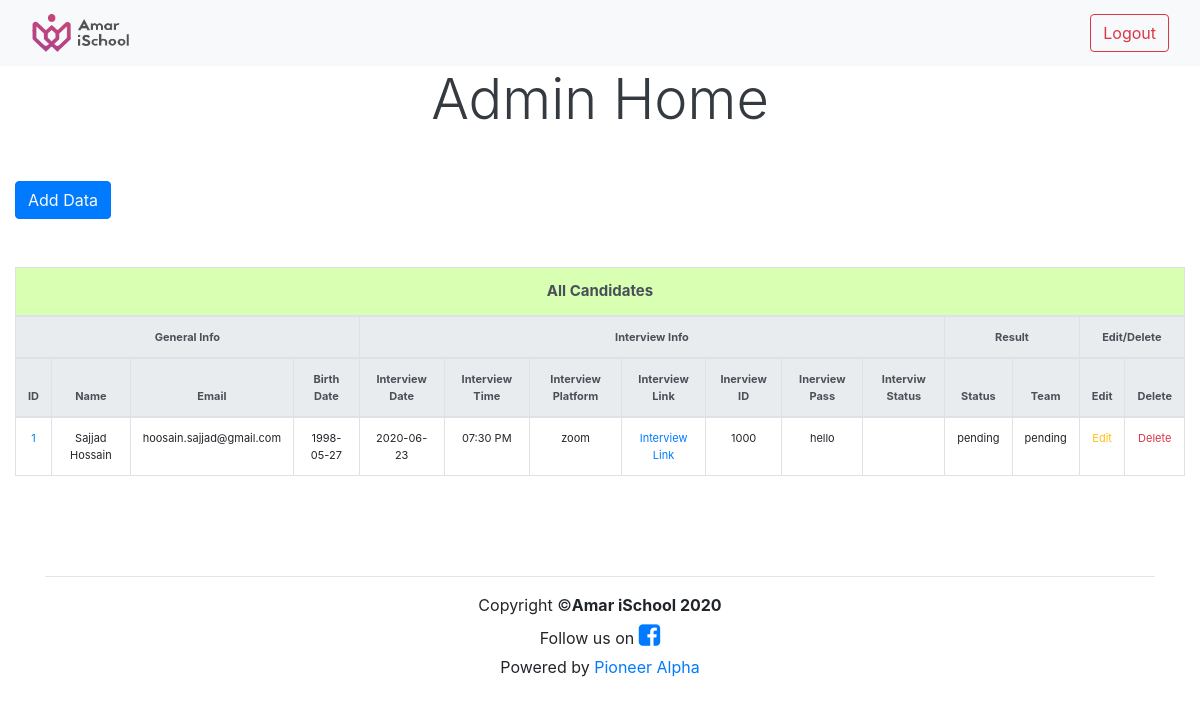
The app's page /interview/admin_Home.php (signed in), older data.
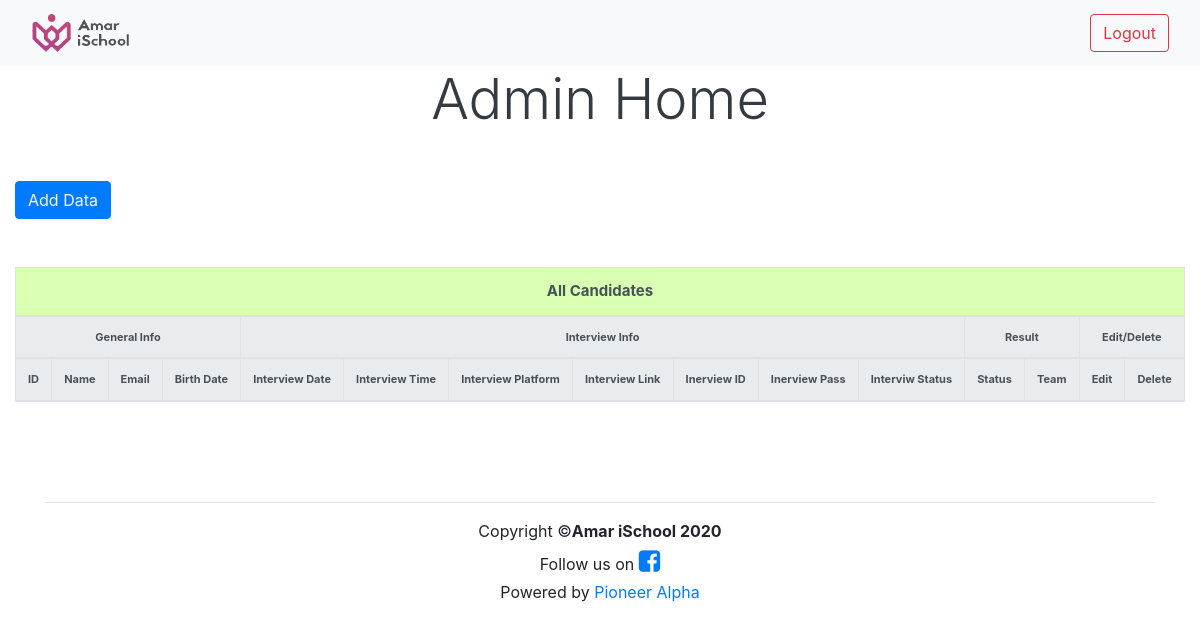
The same page, newer data.
### tables this page shows
CREATE TABLE `candidates` (
  `slno` int(11) NOT NULL,
  `idno` varchar(100) NOT NULL,
  `name` varchar(100) NOT NULL,
  `email` varchar(100) NOT NULL,
  `birthdate` date NOT NULL,
  `interview_time` datetime DEFAULT NULL,
  `interview_platform` varchar(100) DEFAULT NULL,
  `interview_link` varchar(100) DEFAULT NULL,
  `interview_id` varchar(100) DEFAULT NULL,
  `interview_pass` varchar(100) DEFAULT NULL,
  `interview_status` varchar(100) DEFAULT NULL,
  `result_status` varchar(100) DEFAULT NULL,
  `result_team` varchar(100) DEFAULT NULL
);

### interview/dao/allDataFetching.dao.php (called while the page is built, shortened)
<?php
require "dbconnection.php";
$sql = "SELECT * FROM candidates ORDER BY interview_time";
$stmt = mysqli_stmt_init($conn);
if (!mysqli_stmt_prepare($stmt, $sql)) {
  header("Location: /interview/admin_Home.php");
  exit();
} else {
  mysqli_stmt_execute($stmt);
  $result = mysqli_stmt_get_result($stmt);
}
?>

### interview/admin_Home.php (the view, shortened to what this page needs)
<!DOCTYPE html>
<html>
<head>
	<link rel="stylesheet" href="https://stackpath.bootstrapcdn.com/bootstrap/4.1.3/css/bootstrap.min.css">
   <link rel="stylesheet" href="https://stackpath.bootstrapcdn.com/font-awesome/4.7.0/css/font-awesome.min.css">
    <link rel="stylesheet" href="style/style.css">
    <link rel="stylesheet" href="https://cdn.datatables.net/1.10.20/css/dataTables.bootstrap4.min.css">
</head>
<body>
	<?php include 'admin-nav.php'; ?>
    <section id='admin-home' class="container-fluid">
        <div class='header'>
            <h1 class='display-4 text-center text-dark mb-5' >Admin Home</h1>
        </div>
        <div class='row'>
            <div class="col-md-2">
            <a href="adddata.php">
            <button class='btn btn-primary text-light '>Add Data</button> </a>
            </div>
            <div class=" col-md-2">
            </div>
        </div>
        <div class="mt-5"><?php include 'update-status.php';?></div>
        <div class="mt-5">
        <table id="dataTable" class='table table-bordered'>
        <thead class='thead-light'>
          <tr>
            <th colspan="15" style="background-color: #d9ffb3; font-size:15px">All Candidates</th>
        </tr>
        <tr>
          <th colspan='4'>General Info</th>
          <th colspan="7">Interview Info</th>
          <th colspan='2'>Result</th>
          <th colspan="2">Edit/Delete</th>
        </tr>
        <tr>
                              <th>ID</th>
                              <th>Name</th>
                              <th>Email</th>
                              <th>Birth Date</th>
                              <th>Interview Date</th>
                              <th>Interview Time</th>
                              <th>Interview Platform</th>
                              <th>Interview Link</th>
                              <th>Inerview ID</th>
                              <th>Inerview Pass</th>
                              <th>Interviw Status</th>
                              <th>Status</th>
                              <th>Team</th>
                              <th>Edit</th>
                              <th>Delete</th>
        </tr>
          </thead>
          <tbody>
              <?php
                function to12HourFormat($time) {
                  $splitTime = explode(":", $time);
                  $m = "AM";
                  $hour = (int) $splitTime[0];
                  $minute = (int) $splitTime[1];
                  if ($hour >= 12) {
                    $m = "PM";
                  }
                  $hour = $hour % 12;
                  $str = str_pad($hour, 2, "0", STR_PAD_LEFT) . ":" . str_pad($minute, 2, "0", STR_PAD_LEFT) . " " . $m;
                  return $str;
                }
              ?>
              <?php
                 require 'dao/allDataFetching.dao.php';
                 while ($row = mysqli_fetch_assoc($result)) {
                    $splitTimeStamp = explode(" ", $row['interview_time']);
                    $interview_date = $splitTimeStamp[0];
                    $interview_time = $splitTimeStamp[1];
                 echo '
                    <tr>
                                <td><a href="candidateinfo.php?idno='.base64_encode($row['idno']).'">'.$row['idno'].'</a></td>
                                <td>'.$row['name'].'</td>
                                <td>'.$row['email'].'</td>
                                <td>'.$row['birthdate'].'</td>
                                <td>'.$interview_date.'</td>
                                <td>'.to12HourFormat($interview_time).'</td>
                                <td>'.$row['interview_platform'].'</td>
                                <td><a href="'.$row['interview_link'].'">Interview Link</a></td>
                                <td>'.$row['interview_id'].'</td>
                                <td>'.$row['interview_pass'].'</td>
                                <td>'.$row['interview_status'].'</td>
                                <td>'.$row['result_status'].'</td>
                                <td>'.$row['result_team'].'</td>
                                <td><a href="editdata.php?idno='.base64_encode($row['idno']).'" class="text-warning">Edit</a></td>
                                <td><a href="deletedata.php?idno='.base64_encode($row['idno']).'" class="text-danger">Delete</a></td>
                    </tr>
                 ';
                 }
                ?>
          </tbody>
        </table>
        </div>
    </section>
<div class="container footer" style="text-align:center;margin-top:100px;">
	<hr>
	<?php include './footer.php';?>
</div>
</body>
</html>

### interview/admin-nav.php (shortened to what this page needs)
<nav class="navbar navbar-expand-lg navbar-light bg-light">
  <div class="container-fluid">
  <a class="navbar-brand" href="index.php">
        <img src="images/logo-dark.png" width="100" height="40" alt="">
      </a>
  <div class="collapse navbar-collapse" id="navbarSupportedContent">
      <a class="btn btn-outline-danger my-2 my-sm-1 ml-auto" href="logout.php">Logout</a>
  </div>
</div>
</nav>

### interview/footer.php
<?php
echo
'<footer class="text-center">Copyright &copy;<b>Amar iSchool '  . date("Y") .
'</b><br>'.
'Follow us on <a style="font-size:25px" href="https://www.facebook.com/amarischool.pioneer/"><span class="fa fa-facebook-square"></span></a>'.
'<br>'.
'Powered by <a href="https://pioneeralpha.com/">Pioneer Alpha</a>'.
'</footer>';
?>

### interview/style/style.css (style rules this page uses)
body { margin: 0; padding: 0; }
table { font-size: 11px; }

### interview/admin_Home.php (style rules this page uses)
th,td { text-align:center; }

Row changes from the older to the newer data that the page shows:
removed candidates: idno "1", name "Sajjad Hossain", email "hoosain.sajjad@gmail.com", birthdate "1998-05-27", interview_time "2020-06-23", interview_time "07:30 PM", interview_platform "zoom", interview "1000", interview_pass "hello", result_status "pending", result_team "pending"
